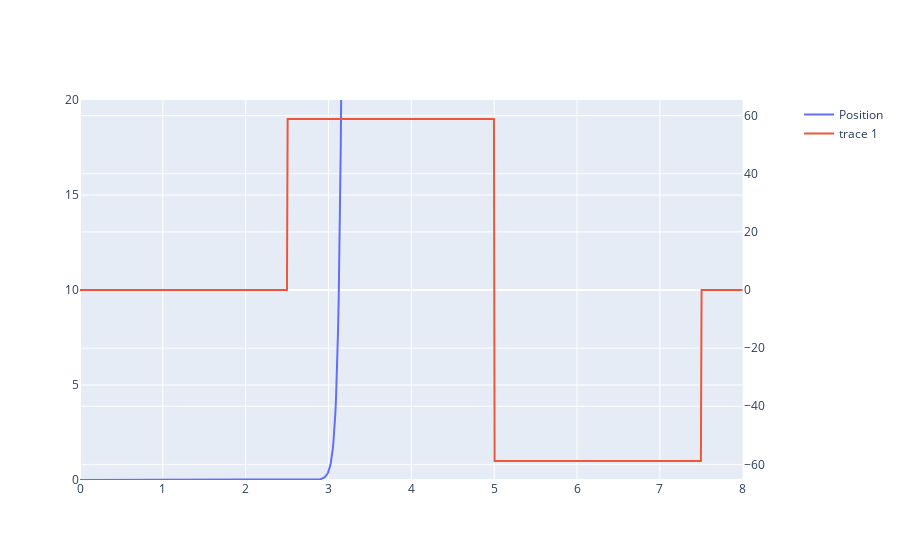

This figure's notebook cell:
### Code cell
fig = make_subplots(specs=[[{"secondary_y": True}]])
# len(s)
fig.add_trace(go.Scatter(x=t, y=[_s[3] for _s in s], name="Position"))
fig.add_trace(go.Scatter(x=t, y=U), secondary_y=True)
# isinstance(elevator.doublet_c, ureg.Quantity)
fig.update_layout(yaxis=dict(range=[0, 20]))

### Figure 1 — Plotly figure (JSON) as saved in the notebook; plotly's stock layout.template omitted (floating-point values rounded to 4 significant figures; data arrays with more than 128 entries replaced by an {"elided": "..."} marker saying what was removed)
{"data": [{"name": "Position", "type": "scatter", "x": {"elided": "1000 float values"}, "y": {"elided": "1000 float values"}}, {"type": "scatter", "x": {"elided": "1000 float values"}, "xaxis": "x", "y": {"elided": "1000 float values"}, "yaxis": "y2"}], "layout": {"autosize": true, "xaxis": {"anchor": "y", "autorange": true, "domain": [0, 0.94], "range": [0, 8], "type": "linear"}, "yaxis": {"anchor": "x", "domain": [0, 1], "range": [0, 20], "type": "linear"}, "yaxis2": {"anchor": "x", "autorange": true, "overlaying": "y", "range": [-65.38, 65.38], "side": "right", "type": "linear"}}}
